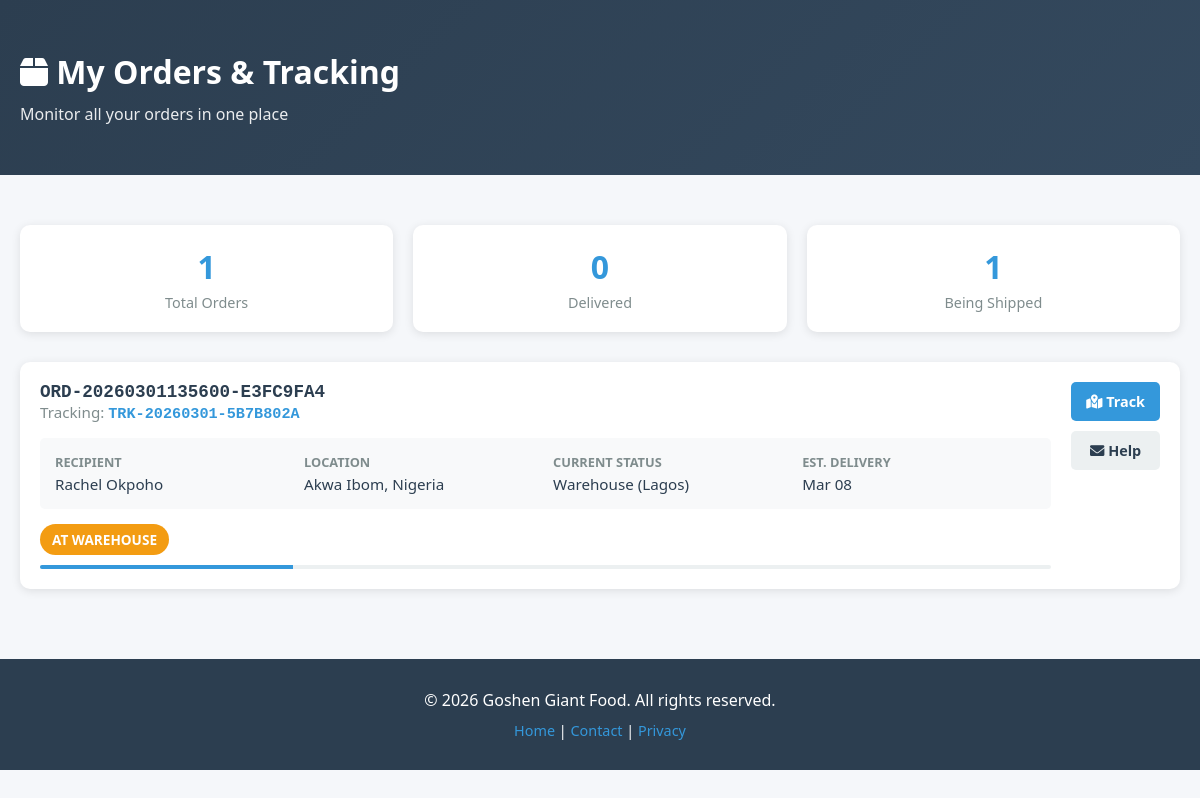
/my-orders/tracking/ (signed in), run on the app's committed database.
### gosh_main/models.py (models this page shows, shortened)
class OrderTracking(models.Model):
    STATUS_CHOICES = [
        ('warehouse', 'At Warehouse'),
        ('in_transit', 'In Transit'),
        ('arrived_hub', 'Arrived at Hub'),
        ('out_for_delivery', 'Out for Delivery'),
        ('delivered', 'Delivered'),
    ]
    order = models.OneToOneField(
        'Order',
        on_delete=models.CASCADE,
        related_name='tracking'
    )
    logistics_company = models.ForeignKey(
        LogisticsCompany,
        on_delete=models.SET_NULL,
        null=True,
        blank=True,
        related_name='tracked_orders'
    )
    tracking_number = models.CharField(
        max_length=100,
        unique=True,
        help_text="Unique tracking number from logistics company"
    )
    current_location_lat = models.DecimalField(
        max_digits=9,
        decimal_places=6,
        default=0,
        help_text="Current latitude of package"
    )
    current_location_lng = models.DecimalField(
        max_digits=9,
        decimal_places=6,
        default=0,
        help_text="Current longitude of package"
    )
    current_location_name = models.CharField(
        max_length=255,
        blank=True,
        help_text="Human-readable location name"
    )
    destination_lat = models.DecimalField(
        max_digits=9,
        decimal_places=6,
        default=0,
        help_text="Destination latitude"
    )
    destination_lng = models.DecimalField(
        max_digits=9,
        decimal_places=6,
        default=0,
        help_text="Destination longitude"
    )
    status = models.CharField(
        max_length=20,
        choices=STATUS_CHOICES,
        default='warehouse'
    )
    estimated_delivery = models.DateTimeField(
        null=True,
        blank=True,
        help_text="Estimated delivery date and time"
    )
    created_at = models.DateTimeField(auto_now_add=True)
    updated_at = models.DateTimeField(auto_now=True)
    delivered_at = models.DateTimeField(null=True, blank=True)
    class Meta:
        ordering = ['-created_at']

class Order(models.Model):
    STATUS_CHOICES = [
        ('pending', 'Pending'),
        ('processing', 'Processing'),
        ('shipped', 'Shipped'),
        ('delivered', 'Delivered'),
        ('cancelled', 'Cancelled'),
    ]
    PAYMENT_STATUS_CHOICES = [
        ('pending', 'Pending'),
        ('paid', 'Paid'),
        ('failed', 'Failed'),
        ('refunded', 'Refunded'),
    ]
    user = models.ForeignKey('User', on_delete=models.SET_NULL, null=True, blank=True, related_name='orders')
    order_number = models.CharField(max_length=50, unique=True, editable=False)
    recipient_name = models.CharField(max_length=200)
    phone = models.CharField(max_length=50)
    address_line = models.TextField()
    city = models.CharField(max_length=100, blank=True)
    state = models.CharField(max_length=100, blank=True)
    country = models.CharField(max_length=100, default='Nigeria')
    subtotal = models.DecimalField(max_digits=10, decimal_places=2)
    shipping_cost = models.DecimalField(max_digits=10, decimal_places=2, default=0)
    total = models.DecimalField(max_digits=10, decimal_places=2)
    status = models.CharField(max_length=20, choices=STATUS_CHOICES, default='pending')
    payment_status = models.CharField(max_length=20, choices=PAYMENT_STATUS_CHOICES, default='pending')
    created_at = models.DateTimeField(auto_now_add=True)
    updated_at = models.DateTimeField(auto_now=True)
    class Meta:
        ordering = ['-created_at']

### gosh_main/views.py (the view)
# urls.py: path("my-orders/tracking/", views.my_orders_tracking, name="my_orders_tracking"),
def my_orders_tracking(request):
    if not request.user.is_authenticated:
        return redirect('gosh_main:login')
    from .models import OrderTracking
    user_orders = request.user.orders.all().order_by('-created_at')
    trackings = OrderTracking.objects.filter(order__user=request.user).select_related(
        'order', 'logistics_company'
    ).order_by('-created_at')
    context = {
        'page': 'tracking',
        'trackings': trackings,
        'mapbox_token': settings.MAPBOX_TOKEN if hasattr(settings, 'MAPBOX_TOKEN') else '',
        'total_orders': user_orders.count(),
        'delivered_orders': user_orders.filter(status='delivered').count(),
    }
    return render(request, 'gosh_main/my_orders_tracking.html', context)

### gosh_main/context_processors.py (called while the page is built)
def cart_count(request):
    cart = request.session.get('cart', {})
    total_items = 0
    if isinstance(cart, dict):
        for qty in cart.values():
            try:
                total_items += int(qty)
            except (TypeError, ValueError):
                continue
    return {'cart_count': total_items}

### gosh_main/templates/gosh_main/my_orders_tracking.html (shortened to what this page needs)
{% load static %}
<!DOCTYPE html>
<html lang="en">
<head>
    <link rel="stylesheet" href="https://cdnjs.cloudflare.com/ajax/libs/font-awesome/6.0.0/css/all.min.css">
</head>
<body>
    <header>
        <div class="container">
            <h1><i class="fas fa-box"></i> My Orders & Tracking</h1>
            <p>Monitor all your orders in one place</p>
        </div>
    </header>
    <main class="container">
        <div class="stats-grid">
            <div class="stat-card">
                <div class="stat-number">{{ total_orders }}</div>
                <div class="stat-label">Total Orders</div>
            </div>
            <div class="stat-card">
                <div class="stat-number">{{ delivered_orders }}</div>
                <div class="stat-label">Delivered</div>
            </div>
            <div class="stat-card">
                <div class="stat-number">{{ trackings.count }}</div>
                <div class="stat-label">Being Shipped</div>
            </div>
        </div>
        {% if trackings %}
        <div class="orders-list">
            {% for tracking in trackings %}
            <div class="order-card" onclick="location.href='/track/{{ tracking.tracking_number }}/'">
                <div>
                    <div class="order-header">
                        <div>
                            <div class="order-number">{{ tracking.order.order_number }}</div>
                            <div class="tracking-number">
                                Tracking: <strong>{{ tracking.tracking_number }}</strong>
                            </div>
                        </div>
                    </div>
                    <div class="order-info">
                        <div class="info-item">
                            <span class="info-label">Recipient</span>
                            <span class="info-value">{{ tracking.order.recipient_name }}</span>
                        </div>
                        <div class="info-item">
                            <span class="info-label">Location</span>
                            <span class="info-value">{{ tracking.order.state }}, {{ tracking.order.country }}</span>
                        </div>
                        <div class="info-item">
                            <span class="info-label">Current Status</span>
                            <span class="info-value">{{ tracking.current_location_name }}</span>
                        </div>
                        <div class="info-item">
                            <span class="info-label">Est. Delivery</span>
                            <span class="info-value">
                                {% if tracking.delivered_at %}
                                    {{ tracking.delivered_at|date:"M d" }}
                                {% elif tracking.estimated_delivery %}
                                    {{ tracking.estimated_delivery|date:"M d" }}
                                {% else %}
                                    Pending
                                {% endif %}
                            </span>
                        </div>
                    </div>
                    <div style="margin-top: 10px;">
                        <span class="status-badge {{ tracking.status }}">
                            {{ tracking.get_status_display }}
                        </span>
                    </div>
                    <div class="progress-bar">
                        <div class="progress-fill" style="width: {% if tracking.status == 'warehouse' %}25%{% elif tracking.status == 'in_transit' %}50%{% elif tracking.status == 'arrived_hub' %}75%{% elif tracking.status == 'out_for_delivery' %}90%{% elif tracking.status == 'delivered' %}100%{% else %}0%{% endif %};"></div>
                    </div>
                </div>
                <div class="order-actions">
                    <a href="/track/{{ tracking.tracking_number }}/" class="btn btn-primary">
                        <i class="fas fa-map-marked-alt"></i> Track
                    </a>
                    <a href="/contact/" class="btn btn-light">
                        <i class="fas fa-envelope"></i> Help
                    </a>
                </div>
            </div>
            {% endfor %}
        </div>
        {% endif %}
    </main>
    <footer style="background: #2c3e50; color: white; text-align: center; padding: 30px; margin-top: 50px;">
        <p>&copy; 2026 Goshen Giant Food. All rights reserved.</p>
        <p style="font-size: 0.9rem; margin-top: 10px;">
            <a href="/" style="color: #3498db; text-decoration: none;">Home</a> |
            <a href="/contact/" style="color: #3498db; text-decoration: none;">Contact</a> |
            <a href="/privacy/" style="color: #3498db; text-decoration: none;">Privacy</a>
        </p>
    </footer>
</body>
</html>

### gosh_main/templates/gosh_main/my_orders_tracking.html (style rules this page uses)
* { margin: 0; padding: 0; box-sizing: border-box; }
body { font-family: 'Segoe UI', Tahoma, Geneva, Verdana, sans-serif; background: #f5f7fa; color: #333; }
.container { max-width: 1200px; margin: 0 auto; padding: 20px; }
header { background: linear-gradient(135deg, #2c3e50 0%, #34495e 100%); color: white; padding: 30px 0; margin-bottom: 30px; }
header h1 { font-size: 2rem; margin-bottom: 10px; }
header p { font-size: 1rem; opacity: 0.9; }
.stats-grid { display: grid; grid-template-columns: repeat(auto-fit, minmax(200px, 1fr)); gap: 20px; margin-bottom: 30px; }
.stat-card { background: white; padding: 20px; border-radius: 10px; text-align: center; box-shadow: 0 2px 10px rgba(0,0,0,0.1); }
.stat-number { font-size: 2rem; font-weight: bold; color: #3498db; margin-bottom: 5px; }
.stat-label { color: #7f8c8d; font-size: 0.9rem; }
.orders-list { display: grid; gap: 20px; }
.order-card { background: white; border-radius: 10px; padding: 20px; box-shadow: 0 2px 10px rgba(0,0,0,0.1); display: grid; grid-template-columns: 1fr auto; gap: 20px; align-items: start; cursor: pointer; transition: box-shadow 0.3s, transform 0.3s; }
.order-header { display: flex; justify-content: space-between; align-items: start; margin-bottom: 15px; gap: 20px; flex-wrap: wrap; }
.order-number { font-size: 1.1rem; font-weight: 600; color: #2c3e50; font-family: 'Courier New', monospace; }
.tracking-number { font-size: 0.95rem; color: #7f8c8d; }
.tracking-number strong { color: #3498db; font-family: 'Courier New', monospace; }
.order-info { display: grid; grid-template-columns: repeat(auto-fit, minmax(150px, 1fr)); gap: 15px; margin-bottom: 15px; padding: 15px; background: #f8f9fa; border-radius: 5px; }
.info-item { display: flex; flex-direction: column; }
.info-label { font-size: 0.8rem; color: #7f8c8d; text-transform: uppercase; margin-bottom: 3px; font-weight: 600; }
.info-value { font-size: 0.95rem; color: #2c3e50; font-weight: 500; }
.status-badge { display: inline-block; padding: 6px 12px; border-radius: 20px; font-weight: 600; font-size: 0.85rem; text-transform: uppercase; white-space: nowrap; }
.status-badge.warehouse { background: #f39c12; color: white; }
.order-actions { display: flex; gap: 10px; flex-direction: column; justify-content: flex-start; }
.btn { padding: 10px 15px; border: none; border-radius: 5px; cursor: pointer; font-size: 0.9rem; font-weight: 600; transition: all 0.3s; text-decoration: none; text-align: center; display: inline-block; }
.btn-primary { background: #3498db; color: white; }
.btn-light { background: #ecf0f1; color: #2c3e50; }
.progress-bar { height: 4px; background: #ecf0f1; border-radius: 2px; margin-top: 10px; overflow: hidden; }
.progress-fill { height: 100%; background: #3498db; transition: width 0.3s; }

### data on the page
OrderTracking: order.order_number "ORD-20260301135600-E3FC9FA4", tracking_number "TRK-20260301-5B7B802A", order.recipient_name "Rachel Okpoho", order.state "Akwa Ibom", order.country "Nigeria", current_location_name "Warehouse (Lagos)", estimated_delivery "Mar 08", status "AT WAREHOUSE"

### other printed values
{{ total_orders }} "1"
{{ delivered_orders }} "0"
{{ trackings.count }} "1"
